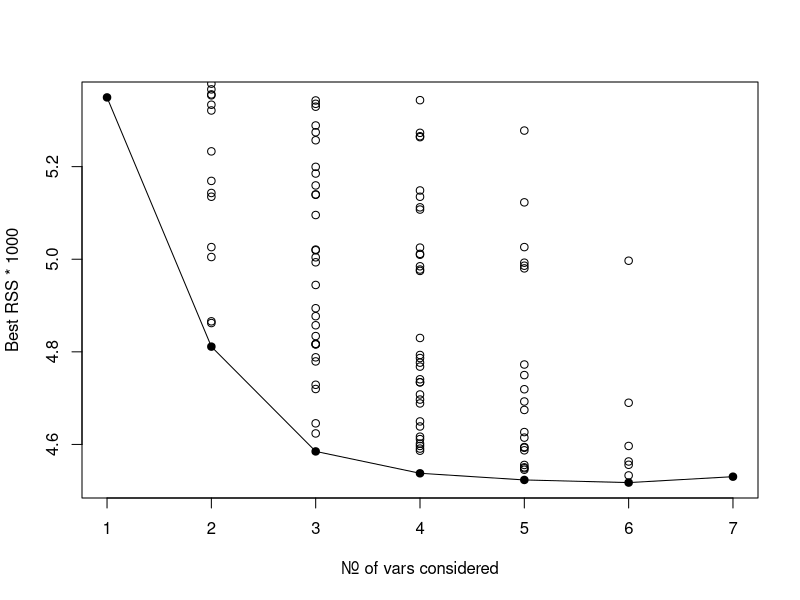

Generate this figure with R:
library(ggplot2)
library(dplyr)
library(tidyr)
library(magrittr)

data <- as_tibble(read.csv('Portfolio.csv'))

vars <- setdiff(colnames(data), c('T', 'PORTFOLIO'))
all_combinations <- sapply(1:length(vars) , function(m) combn(vars, m))

all_models <- sapply(1:length(vars), function(l) {
  cat(paste('Checking subsets with length:', l, '\n'))
  models <- apply(all_combinations[[l]], 2, function(x) {
    model <- lm(PORTFOLIO ~ 0 + ., data %>% select(PORTFOLIO, one_of(x)))
  })
})

best_per_subset <- sapply(1:length(vars), function(l)
  min(sapply(all_models[[l]], function(model) summary(model)$sigma)))

plot(1:length(vars), best_per_subset * 1000, type='l', 
     xlab='Nr. of vars considered', 
     ylab='Best RSS * 1000')
points(1:length(vars), best_per_subset * 1000, pch=16)
sapply(1:length(vars), function(l) {
  sigmas <- sapply(all_models[[l]], function(model) summary(model)$sigma)
  points(rep(l, length(sigmas)), sigmas * 1000)
  sigmas
})





# Stepwise selection using step:
base_model <- lm(PORTFOLIO ~ 0 + ., data %>% select(-T))
slm <- step(base_model, direction="both")
summary(slm)
